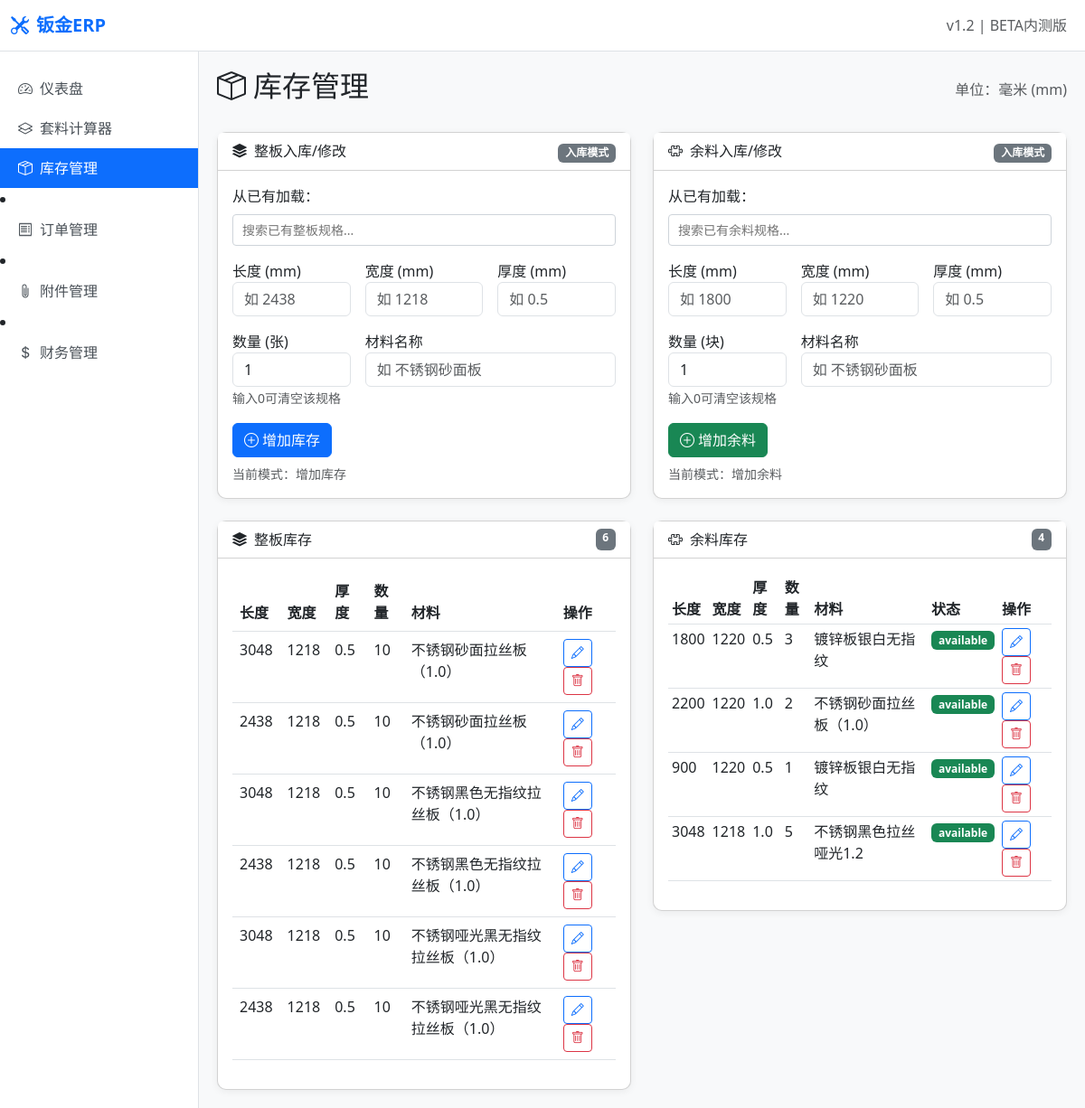
Page /inventory on the committed database.
### tables this page shows
CREATE TABLE standard_plate_stock (
            length INTEGER NOT NULL,
            width INTEGER NOT NULL,
            thickness REAL NOT NULL,
            quantity INTEGER DEFAULT 0,
            color TEXT NOT NULL,
            updated_at TEXT DEFAULT CURRENT_TIMESTAMP,
            PRIMARY KEY (length, width, thickness, color)
        );

CREATE TABLE leftover_plates (
            id TEXT PRIMARY KEY,
            length INTEGER NOT NULL,
            width INTEGER NOT NULL,
            thickness REAL NOT NULL,
            color TEXT NOT NULL,
            quantity INTEGER DEFAULT 1,
            status TEXT DEFAULT 'available',
            created_at TEXT DEFAULT CURRENT_TIMESTAMP,
            UNIQUE (length, width, thickness, color)
        );

### main.py (the view)
@app.get("/inventory", response_class=HTMLResponse)
async def inventory_page(request: Request):
    conn = get_db()
    cursor = conn.cursor()
    cursor.execute("SELECT * FROM standard_plate_stock")
    standard = cursor.fetchall()
    cursor.execute("SELECT * FROM leftover_plates")
    leftovers = cursor.fetchall()
    conn.close()
    template = jinja_env.get_template("inventory.html")
    html = template.render(request=request, active_page="inventory", standard=standard, leftovers=leftovers)
    return HTMLResponse(content=html)

### templates/inventory.html (shortened to what this page needs)
{% extends "base.html" %}
{% block content %}
<div class="d-flex justify-content-between align-items-center mb-4">
    <h2><i class="bi bi-box-seam me-2"></i>库存管理</h2>
    <span class="text-muted">单位：毫米 (mm)</span>
</div>
<div class="row g-4 mb-4">
    <div class="col-md-6">
        <div class="card">
            <div class="card-header bg-white d-flex justify-content-between">
                <span><i class="bi bi-stack me-2"></i>整板入库/修改</span>
                <span><span class="badge bg-secondary" id="modeLabel">入库模式</span></span>
            </div>
            <div class="card-body">
                <div class="mb-3">
                    <label class="form-label">从已有加载：</label>
                    <div class="search-select-wrapper" id="standardSelectWrapper">
                        <input type="text" class="search-input" id="standardSearchInput" placeholder="搜索已有整板规格..." autocomplete="off">
                    </div>
                </div>
                <form id="standardForm" class="row g-3">
                    <div class="col-md-4">
                        <label>长度 (mm)</label>
                        <input type="number" step="1" class="form-control" id="standardLength" placeholder="如 2438" required>
                    </div>
                    <div class="col-md-4">
                        <label>宽度 (mm)</label>
                        <input type="number" step="1" class="form-control" id="standardWidth" placeholder="如 1218" required>
                    </div>
                    <div class="col-md-4">
                        <label>厚度 (mm)</label>
                        <input type="number" step="0.01" class="form-control" id="standardThickness" placeholder="如 0.5" required>
                    </div>
                    <div class="col-md-4">
                        <label>数量 (张)</label>
                        <input type="number" class="form-control" id="standardQty" value="1" min="0" required>
                        <small class="text-muted">输入0可清空该规格</small>
                    </div>
                    <div class="col-md-8">
                        <label>材料名称</label>
                        <input type="text" class="form-control" id="standardColor" placeholder="如 不锈钢砂面板" required>
                    </div>
                    <div class="col-12 d-flex gap-2">
                        <button type="submit" class="btn btn-primary" id="standardSubmitBtn"><i class="bi bi-plus-circle me-1"></i>增加库存</button>
                    </div>
                </form>
                <div class="mt-2 text-muted small"><span id="modeHint">当前模式：增加库存</span></div>
            </div>
        </div>
    </div>
    <div class="col-md-6">
        <div class="card">
            <div class="card-header bg-white d-flex justify-content-between">
                <span><i class="bi bi-puzzle me-2"></i>余料入库/修改</span>
                <span><span class="badge bg-secondary" id="leftoverModeLabel">入库模式</span></span>
            </div>
            <div class="card-body">
                <div class="mb-3">
                    <label class="form-label">从已有加载：</label>
                    <div class="search-select-wrapper" id="leftoverSelectWrapper">
                        <input type="text" class="search-input" id="leftoverSearchInput" placeholder="搜索已有余料规格..." autocomplete="off">
                    </div>
                </div>
                <form id="leftoverForm" class="row g-3">
                    <div class="col-md-4">
                        <label>长度 (mm)</label>
                        <input type="number" step="1" class="form-control" id="leftoverLength" placeholder="如 1800" required>
                    </div>
                    <div class="col-md-4">
                        <label>宽度 (mm)</label>
                        <input type="number" step="1" class="form-control" id="leftoverWidth" placeholder="如 1220" required>
                    </div>
                    <div class="col-md-4">
                        <label>厚度 (mm)</label>
                        <input type="number" step="0.01" class="form-control" id="leftoverThickness" placeholder="如 0.5" required>
                    </div>
                    <div class="col-md-4">
                        <label>数量 (块)</label>
                        <input type="number" class="form-control" id="leftoverQty" value="1" min="0" required>
                        <small class="text-muted">输入0可清空该规格</small>
                    </div>
                    <div class="col-md-8">
                        <label>材料名称</label>
                        <input type="text" class="form-control" id="leftoverColor" placeholder="如 不锈钢砂面板" required>
                    </div>
                    <div class="col-12 d-flex gap-2">
                        <button type="submit" class="btn btn-success" id="leftoverSubmitBtn"><i class="bi bi-plus-circle me-1"></i>增加余料</button>
                    </div>
                </form>
                <div class="mt-2 text-muted small"><span id="leftoverModeHint">当前模式：增加余料</span></div>
            </div>
        </div>
    </div>
</div>
<div class="row g-4">
    <div class="col-md-6">
        <div class="card">
            <div class="card-header bg-white d-flex justify-content-between">
                <span><i class="bi bi-stack me-2"></i>整板库存</span>
                <span class="badge bg-secondary">{{ standard|length }}</span>
            </div>
            <div class="card-body">
                <div class="table-responsive">
                    <table class="table table-hover">
                        <thead><tr><th>长度</th><th>宽度</th><th>厚度</th><th>数量</th><th>材料</th><th>操作</th></tr></thead>
                        <tbody>
                            {% for item in standard %}
                            <tr>
                                <td>{{ item.length }}</td>
                                <td>{{ item.width }}</td>
                                <td>{{ item.thickness }}</td>
                                <td>{{ item.quantity }}</td>
                                <td>{{ item.color }}</td>
                                <td>
                                    <button class="btn btn-sm btn-outline-primary edit-standard"
                                            data-length="{{ item.length }}"
                                            data-width="{{ item.width }}"
                                            data-thickness="{{ item.thickness }}"
                                            data-quantity="{{ item.quantity }}"
                                            data-color="{{ item.color }}">
                                        <i class="bi bi-pencil"></i>
                                    </button>
                                    <button class="btn btn-sm btn-outline-danger delete-standard"
                                            data-length="{{ item.length }}"
                                            data-width="{{ item.width }}"
                                            data-thickness="{{ item.thickness }}"
                                            data-color="{{ item.color }}">
                                        <i class="bi bi-trash"></i>
                                    </button>
                                </td>
                            </tr>
                            {% endfor %}
                        </tbody>
                    </table>
                </div>
            </div>
        </div>
    </div>
    <div class="col-md-6">
        <div class="card">
            <div class="card-header bg-white d-flex justify-content-between">
                <span><i class="bi bi-puzzle me-2"></i>余料库存</span>
                <span class="badge bg-secondary">{{ leftovers|length }}</span>
            </div>
            <div class="card-body" style="max-height:400px; overflow-y:auto;">
                <div class="table-responsive">
                    <table class="table table-sm table-hover">
                        <thead><tr><th>长度</th><th>宽度</th><th>厚度</th><th>数量</th><th>材料</th><th>状态</th><th>操作</th></tr></thead>
                        <tbody>
                            {% for item in leftovers %}
                            <tr>
                                <td>{{ item.length }}</td>
                                <td>{{ item.width }}</td>
                                <td>{{ item.thickness }}</td>
                                <td>{{ item.quantity }}</td>
                                <td>{{ item.color }}</td>
                                <td>
                                    <span class="badge {% if item.status == 'available' %}bg-success{% else %}bg-secondary{% endif %}">
                                        {{ item.status }}
                                    </span>
                                </td>
                                <td>
                                    <button class="btn btn-sm btn-outline-primary edit-leftover"
                                            data-length="{{ item.length }}"
                                            data-width="{{ item.width }}"
                                            data-thickness="{{ item.thickness }}"
                                            data-quantity="{{ item.quantity }}"
                                            data-color="{{ item.color }}">
                                        <i class="bi bi-pencil"></i>
                                    </button>
                                    <button class="btn btn-sm btn-outline-danger delete-leftover"
                                            data-length="{{ item.length }}"
                                            data-width="{{ item.width }}"
                                            data-thickness="{{ item.thickness }}"
                                            data-color="{{ item.color }}">
                                        <i class="bi bi-trash"></i>
                                    </button>
                                </td>
                            </tr>
                            {% endfor %}
                        </tbody>
                    </table>
                </div>
            </div>
        </div>
    </div>
</div>
{% endblock %}

### templates/base.html (style rules this page uses)
body { padding-top: 56px; background-color: #f8f9fa; }
.card { border-radius: 10px; box-shadow: 0 2px 8px rgba(0,0,0,0.06); }
.table-responsive { overflow-x: auto; }

### templates/inventory.html (style rules this page uses)
.search-select-wrapper { position: relative; }
.search-select-wrapper .search-input { width: 100%; padding: 6px 10px; border: 1px solid #ced4da; border-radius: 4px; font-size: 14px; }

### rows in the picture
standard_plate_stock: length "3048", width "1218", thickness "0.5", quantity "10", color "不锈钢砂面拉丝板（1.0）"
standard_plate_stock: length "2438", width "1218", thickness "0.5", quantity "10", color "不锈钢砂面拉丝板（1.0）"
standard_plate_stock: length "3048", width "1218", thickness "0.5", quantity "10", color "不锈钢黑色无指纹拉丝板（1.0）"
standard_plate_stock: length "2438", width "1218", thickness "0.5", quantity "10", color "不锈钢黑色无指纹拉丝板（1.0）"
standard_plate_stock: length "3048", width "1218", thickness "0.5", quantity "10", color "不锈钢哑光黑无指纹拉丝板（1.0）"
standard_plate_stock: length "2438", width "1218", thickness "0.5", quantity "10", color "不锈钢哑光黑无指纹拉丝板（1.0）"
leftover_plates: length "1800", width "1220", thickness "0.5", quantity "3", color "镀锌板银白无指纹", status "available"
leftover_plates: length "2200", width "1220", thickness "1.0", quantity "2", color "不锈钢砂面拉丝板（1.0）", status "available"
leftover_plates: length "900", width "1220", thickness "0.5", quantity "1", color "镀锌板银白无指纹", status "available"
leftover_plates: length "3048", width "1218", thickness "1.0", quantity "5", color "不锈钢黑色拉丝哑光1.2", status "available"

### other values in the picture
{{ standard|length }} "6"
{{ leftovers|length }} "4"
